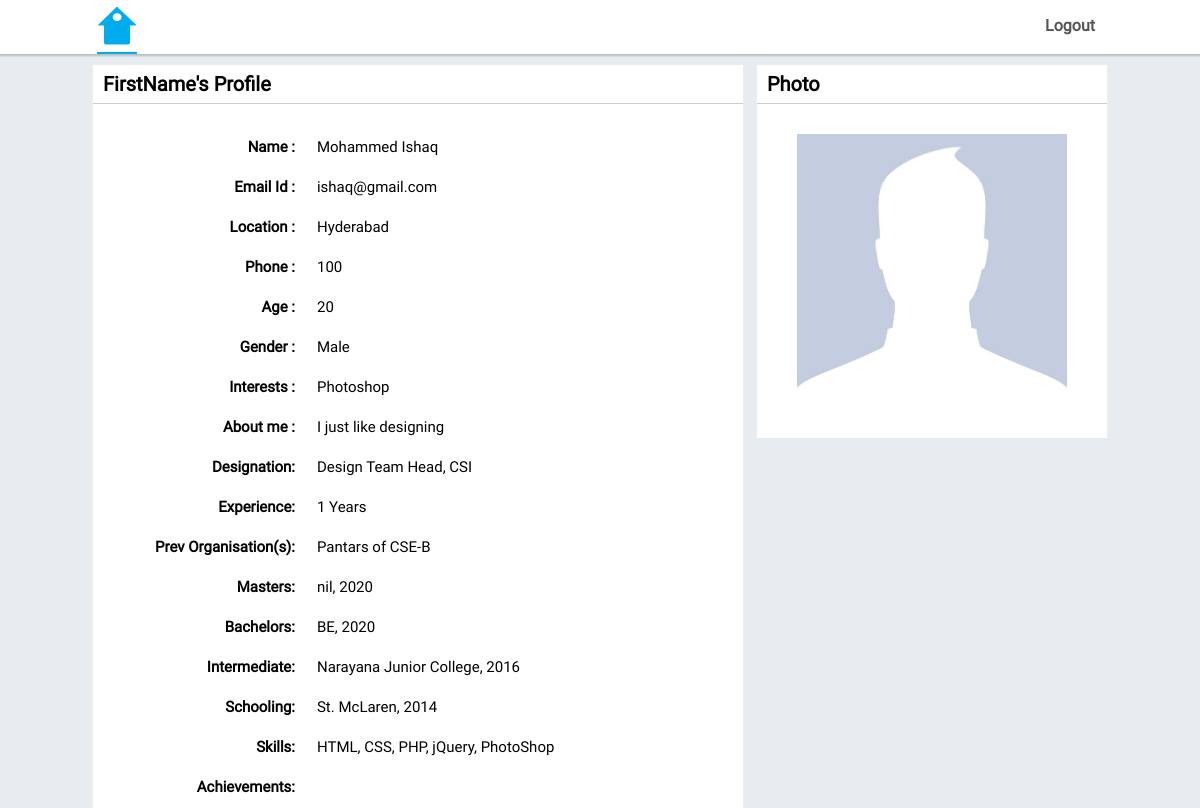
/user.php?id=2, run on the app's committed database.
### tables this page shows
CREATE TABLE IF NOT EXISTS `users` (
`sno` int(11) NOT NULL,
  `name` varchar(100) DEFAULT NULL,
  `email` varchar(100) DEFAULT NULL,
  `password` varchar(100) NOT NULL,
  `location` varchar(100) DEFAULT NULL,
  `phone` varchar(100) DEFAULT NULL,
  `age` varchar(10) DEFAULT NULL,
  `gender` varchar(10) DEFAULT NULL,
  `interests` varchar(100) DEFAULT NULL,
  `me` varchar(100) DEFAULT NULL,
  `designation` varchar(100) DEFAULT NULL,
  `experience` varchar(10) DEFAULT NULL,
  `prev` varchar(100) DEFAULT NULL,
  `masters` varchar(100) DEFAULT NULL,
  `m_year` varchar(10) DEFAULT NULL,
  `bachelors` varchar(100) DEFAULT NULL,
  `b_year` varchar(10) DEFAULT NULL,
  `inter` varchar(100) DEFAULT NULL,
  `i_year` varchar(10) DEFAULT NULL,
  `school` varchar(100) DEFAULT NULL,
  `s_year` varchar(10) DEFAULT NULL,
  `skills` varchar(100) DEFAULT NULL,
  `achievements` varchar(100) DEFAULT NULL
);

### user.php (the view, shortened to what this page needs)
 ?><!DOCTYPE html>
<html>
  <head>
	<link rel="stylesheet" type="text/css" href="css/user.css">
  </head>
  <body>
    <div id="navbar">
      <div class="container">
        <table>
          <tr><td><img src="assets/img/home.png" width="40"></td></tr>
        </table>
        <div class="logout" onclick="location.href='company?logout=1'" style="cursor: pointer;">Logout</div>
      </div>
    </div>
<?php
  $id = $_GET['id'];
  $query = mysql_query("SELECT * FROM users WHERE sno = '$id'") or die(mysql_error());
  if(mysql_num_rows($query) >0){
    while($row = mysql_fetch_array($query)){ ?>
    <div class="feed">
      <h1>FirstName's Profile</h1>
      <table>
          <tr><td colspan="2">
          <tr><td>Name  :</td><td><?php echo $row['name']; ?></td></tr>
          <tr><td>Email Id  :</td><td><?php echo $row['email']; ?></td></tr>
          <tr><td>Location  :</td><td><?php echo $row['location']; ?></td></tr>
          <tr><td>Phone   :</td><td><?php echo $row['phone']; ?></td></tr>
          <tr><td>Age   :</td><td><?php echo $row['age']; ?></td></tr>
          <tr><td>Gender  :</td><td><?php echo $row['gender']; ?></td></tr>
          <tr><td>Interests   :</td><td><?php echo $row['interests']; ?></td></tr>
          <tr><td>About me  :</td><td><?php echo $row['me']; ?></td></tr>
              <tr><td>Designation:</td><td><?php echo $row['designation']; ?></td></tr>
          <tr><td>Experience:</td><td><?php echo $row['experience']." Years"; ?></td></tr>
          <tr><td>Prev Organisation(s):</td><td><?php echo $row['prev']; ?></td></tr>
           <tr><td>Masters:</td><td><?php echo $row['masters'].", ".$row['m_year']; ?></td></tr>
           <tr><td>Bachelors:</td><td><?php echo $row['bachelors'].", ".$row['b_year']; ?></td></tr>
          <tr><td>Intermediate:</td><td><?php echo $row['inter'].", ".$row['i_year']; ?></td></tr>
          <tr><td>Schooling:</td><td><?php echo $row['school'].", ".$row['s_year']; ?></td></tr>
          <tr><td>Skills:</td><td><?php echo $row['skills']; ?></td></tr>
          <tr><td>Achievements:</td><td><?php echo $row['achievements']; ?></td></tr>
        </table>
    </div>
  <?php
    }
  }
?>
    <div class="suggested">
      <h1>Photo</h1>
      <img src="assets/img/profile.jpg" width="270">
    </div>
  </body>
</html>

### css/user.css (style rules this page uses)
* { margin: 0; outline: 0; padding: 0; font-size: 16px; font-family: 'Roboto', sans-serif; }
body { text-align: center; background-color: rgb(230, 236, 240); }
#navbar { position: fixed; text-align: center; background-color: #fff; width: 100%; box-shadow: 0 0 2px 2px rgba(0, 0, 0, 0.2); }
#navbar .container { height: 50px; width: 1010px; display: inline-block; }
#navbar .container img { margin-top: 4px; }
#navbar .container table tr td:first-child { border-bottom: 2px solid #00aced; padding-bottom: 2px; }
.logout { float: right; margin-top: -40px; font-weight: bold; color: #555; margin-right: 10px; }
.feed { vertical-align: top; margin-top: 65px; width: 650px; background-color: #fff; display: inline-block; }
.suggested { margin-left: 10px; margin-top: 30px; width: 350px; background-color: #fff; display: inline-block; }
.suggested h1, .feed h1 { text-align: left; padding: 7px 0 7px 10px; font-size: 20px; border-bottom: 1px solid #ccc; }
.feed table { padding-left: 50px; }
.feed table tr td { padding: 10px; }
.feed table tr td:first-child { text-align: right; font-weight: bold; font-size: 15px; }
.feed table tr td:last-child { text-align: left; font-size: 15px; }
.suggested { margin-top: 65px; }
.suggested img { padding: 30px 0; }

### data on the page
users: name "Mohammed Ishaq", email "ishaq@gmail.com", location "Hyderabad", phone "100", age "20", gender "Male", interests "Photoshop", me "I just like designing", designation "Design Team Head, CSI", experience "1", prev "Pantars of CSE-B", masters "nil", m_year "2020", bachelors "BE", b_year "2020", inter "Narayana Junior College", i_year "2016", school "St. McLaren", s_year "2014", skills "HTML, CSS, PHP, jQuery, PhotoShop"
